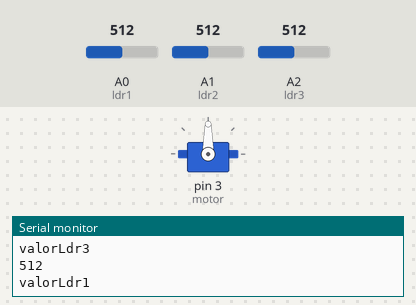
The sketch below on a simulated Arduino Uno, built with avr-gcc and run on an emulated ATmega328P. Parts: servo, the last lines printed to the serial monitor. Inputs (shaded band) come from the test bench; at power-on: A0 (ldr1) = 512, A2 (ldr3) = 512, A1 (ldr2) = 512.

Above: at 1.2 s.
1.3 s: A0 (ldr1) set to 520
At 2.5 s:
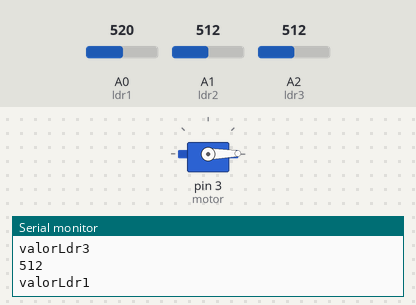
2.8 s: A2 (ldr3) set to 537
At 3.8 s:
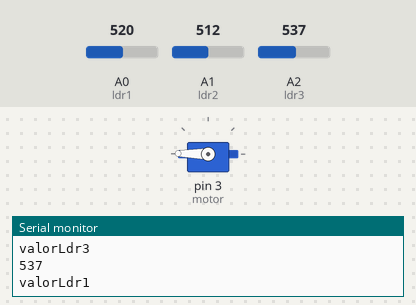
4.3 s: A1 (ldr2) set to 104
5.8 s: A1 (ldr2) set to 95
7.3 s: A1 (ldr2) set to 716
At 8.5 s:
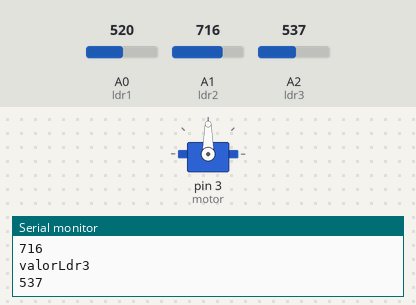
8.8 s: A1 (ldr2) set to 511
At 9.9 s:
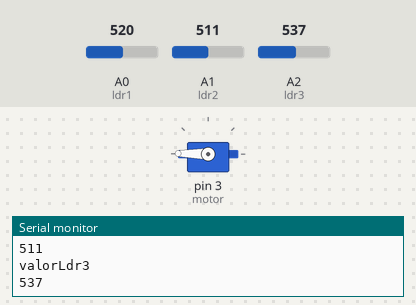
Timing chart, 0 to 11.8 s (numbered marks = the images above; inputs shaded):
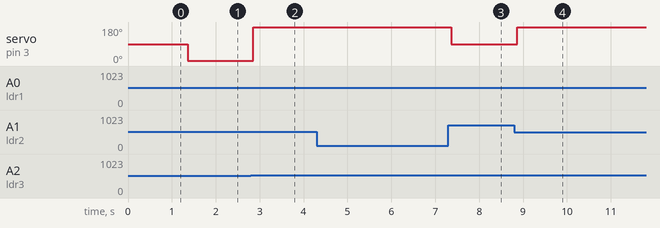

Measured:
- the behaviour switches between 512 and 513 on A0 (ldr1) (found by bisection; images 0 and 1)
- the behaviour switches between 520 and 521 on A2 (ldr3) (found by bisection; images 1 and 2)
- after the input at 1.3 s, servo on pin 3 (motor): 90° → 1° after 0.06 s
- after the input at 2.8 s, servo on pin 3 (motor): 1° → 179° after 0.06 s
- after the input at 7.3 s, servo on pin 3 (motor): 179° → 90° after 0.07 s
- after the input at 8.8 s, servo on pin 3 (motor): 90° → 179° after 0.07 s

The sketch:

ENTREGA_ARDUINO_GIRASOL_ANDIE_PUENTES_FERN_NDEZ_201.ino
```cpp
//ENTREGA ARDUINO GIRASOL_ANDIE PUENTES FERNÁNDEZ 201
//servo
#include <Servo.h>                                            //inlcuimos la librería servo
Servo motor;                                                  //creamos un objeto de tipo servo

//ldr: lector fotosensible
int ldr1 = A0;                                                //pin(A0) donde está conectada la ldr1
int ldr2 = A1;                                                //pin(A1) donde está conectada la ldr2
int ldr3 = A2;                                                //pin(A2) donde está conectada la ldr3
int valorLdr1 = 0;                                            //valor para guardar el valor de la ldr1 (de 0-1024)
int valorLdr2 = 0;                                            //valor para guardar el valor de la ldr2 (de 0-1024)
int valorLdr3 = 0;                                            //valor para guardar el valor de la ldr3 (de 0-1024)

void setup() {
  motor.attach(3);                                            //conectamos el servomotor al pin PWM3 (3 con guión ondulado)
  Serial.begin(9600);                                         //iniciamos como serial
}

void loop() {
  valorLdr1 = analogRead(ldr1);                               //leemos el sensor ldr1 y guardamos el valor de la variable
  valorLdr2 = analogRead(ldr2);                               //leemos el sensor ldr2 y guardamos el valor de la variable
  valorLdr3 = analogRead(ldr3);                               //leemos el sensor ldr3 y guardamos el valor de la variable

  Serial.println("valorLdr1");                                //añadimos el texto "valorLdr1" para que sepamos cual es el valor que nos aparecerá a continuación
  Serial.println(valorLdr1);                                  //enviamos el valor del sensor Ldr1 a través del serial (usb) para verlo en el ordenador
  Serial.println("valorLdr2");                                //añadimos el texto "valorLdr2" para que sepamos cual es el valor que nos aparecerá a continuación
  Serial.println(valorLdr2);                                  //enviamos el valor del sensor Ldr2 a través del serial (usb) para verlo en el ordenador
  Serial.println("valorLdr3");                                //añadimos el texto "valorLdr3" para que sepamos cual es el valor que nos aparecerá a continuación
  Serial.println(valorLdr3);                                  //enviamos el valor del sensor Ldr3 a través del serial (usb) para verlo en el ordenador
  delay(30);                                                //delay para no recibir tanta información, y poder leerla


  if (valorLdr1 > valorLdr2 && valorLdr1 > valorLdr3) {       //si el valor de valorLdr1 supera el de valorLdr2 y valorLdr3
    motor.write (1);                                          //el servo de desplaza al ángulo 1 si se cumple la condición anterior
  }
  if (valorLdr2 > valorLdr1 && valorLdr2 > valorLdr3) {       //si el valor de valorLdr2 supera el de valorLdr1 y valorLdr3
    motor.write (90);                                         //el servo de desplaza al ángulo 90 si se cumple la condición anterior
  }
  if (valorLdr3 > valorLdr1 && valorLdr3 > valorLdr2) {       //si el valor de valorLdr3 supera el de valorLdr1 y valorLdr2
    motor.write (179);                                        //el servo de desplaza al ángulo 179 si se cumple la condición anterior
  }
}
```
